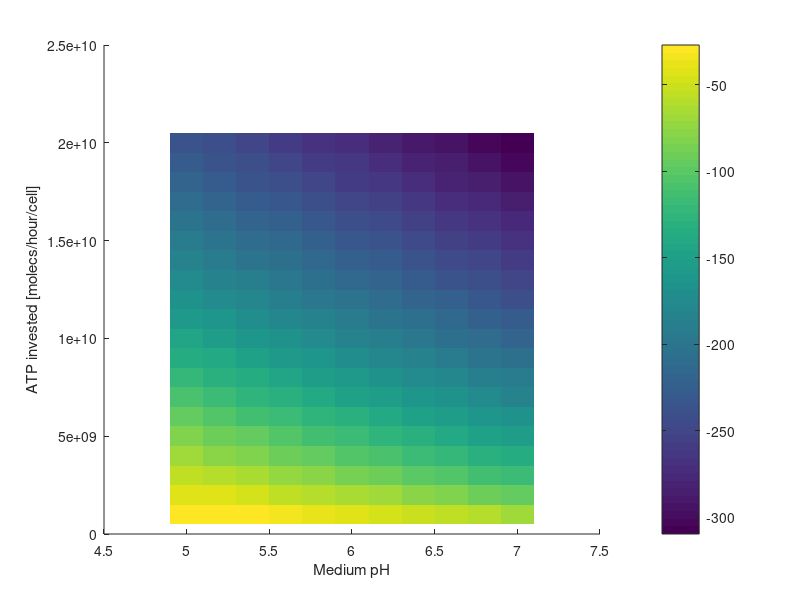

MATLAB code to generate this figure: (Note: this script raises an error after producing the figure.)
% Make figures related to the model in this file, save them  in folder
% \Figures

%% Figure 1: V_m as function of pHe and ATP expenditure per hour

load('data/28022017_pHe_nuATP.mat');

figure(1)
hold all
imagesc(v.pHe , v.nu_ATP , v.V_m' * 1e3);

h = colorbar;

x_label = xlabel('Medium pH');
y_label = ylabel('ATP invested [molecs/hour/cell]');
c_label = ylabel(h, 'Membrane Potential [mVolt]' , 'rot' , -90);

set(c_label, 'Units', 'Normalized', 'Position', [4 , 0.5, 0])
%set(c_label , 'ylim' , [0 10] * 1e10)

set(gca,'XTick',      v.pHe)
set(gca,'XTickLabel', v.pHe)

set(y_label ,'FontSize',18);
set(x_label ,'FontSize',18);
set(c_label ,'FontSize',18);
set(gca , 'FontSize' , 18)

xlim([5 7])
ylim([1 20] * 1e9)


grid off

print(gcf , 'Figures/Cmap_Vm_pHe_ATPFlow.eps' , '-dpsc2')

%% Figure 2: PMF as function of pHe and ATP expenditure per hour

figure(2)
hold all
imagesc(v.pHe , v.nu_ATP , v.PMF' * 1e3);

h = colorbar;

x_label = xlabel('Medium pH');
y_label = ylabel('ATP invested [molecs/hour/cell]');
c_label = ylabel(h, 'PMF [mVolt]' , 'rot' , -90);

set(c_label, 'Units', 'Normalized', 'Position', [4 , 0.5, 0])
%set(c_label , 'ylim' , [0 10] * 1e10)

set(gca,'XTick',      v.pHe)
set(gca,'XTickLabel', v.pHe)

set(y_label ,'FontSize',18);
set(x_label ,'FontSize',18);
set(c_label ,'FontSize',18);
set(gca , 'FontSize' , 18)

xlim([5 7])
ylim([1 20] * 1e9)


grid off

print(gcf , 'Figures/Cmap_PMF_pHe_ATPFlow.eps' , '-dpsc2')

%% Figure 3: DeltapHi as function of pHe and ATP expenditure per hour

figure(3)
hold all
imagesc(v.pHe , v.nu_ATP , v.DeltapHi');

h = colorbar;

x_label = xlabel('Medium pH');
y_label = ylabel('ATP invested [molecs/hour/cell]');
c_label = ylabel(h, '\Delta pH_i' , 'rot' , -90);

set(c_label, 'Units', 'Normalized', 'Position', [4 , 0.5, 0])
%set(c_label , 'ylim' , [0 10] * 1e10)

set(gca,'XTick',      v.pHe)
set(gca,'XTickLabel', v.pHe)

set(y_label ,'FontSize',18);
set(x_label ,'FontSize',18);
set(c_label ,'FontSize',18);
set(gca , 'FontSize' , 18)

xlim([5 7])
ylim([1 20] * 1e9)


grid off

print(gcf , 'Figures/Cmap_DeltapHi_pHe_ATPFlow.eps' , '-dpsc2')

%% Figure 4: DeltaG_H/DeltaG_K as function of pHe and ATP expenditure per hour

figure(4)
hold all
imagesc(v.pHe , v.nu_ATP , v.DeltaG_H' ./ v.DeltaG_K' );

h = colorbar;

x_label = xlabel('Medium pH');
y_label = ylabel('ATP invested [molecs/hour/cell]');
c_label = ylabel(h, '\Delta G_H / \Delta G_K' , 'rot' , -90);

set(c_label, 'Units', 'Normalized', 'Position', [4 , 0.5, 0])
%set(c_label , 'ylim' , [0 10] * 1e10)

set(gca,'XTick',      v.pHe)
set(gca,'XTickLabel', v.pHe)

set(y_label ,'FontSize',18);
set(x_label ,'FontSize',18);
set(c_label ,'FontSize',18);
set(gca , 'FontSize' , 18)

xlim([5 7])
ylim([1 20] * 1e9)


grid off

print(gcf , 'Figures/Cmap_DeltaG_H_ratio_DeltaG_K_pHe_ATPFlow.eps' , '-dpsc2')

%% Figure 5: Ratio [Ion]_i/[Ion]_o for different [Z]_i given pHe, at equilibrium
% Also V_m and osmotic pressure are plotted.

figure(5)
% Subplot ions ratio
subplot(3 , 1 , 1) 
hold all
h1 = plot(v.Z * 1e3 , v.H_i  / k.H_e  , 'cyan'  , 'LineWidth' , 3);
h2 = plot(v.Z * 1e3 , v.K_i  / k.K_e  , 'green' , 'LineWidth' , 3);
h3 = plot(v.Z * 1e3 , v.Na_i / k.Na_e , 'blue'  , 'LineWidth' , 3);
h4 = plot(v.Z * 1e3 , v.Cl_i / k.Cl_e , 'red'   , 'LineWidth' , 3);

y_label = ylabel({'Ratio' ; '[Ion]_i / [Ion]_o'});

[hleg1, hobj1] = legend([h4 , h3], 'Cl^-' , 'H^+, K^+, Na^+');
set(hleg1, 'position' , [0.1 0.85 0.4 0.17])

set(y_label ,'FontSize',16);
set(gca , 'FontSize' , 16)

ylim([0 2.5])

grid on

% Subplot V_m
subplot(3 , 1 , 2)
plot(v.Z * 1e3 , v.V_m * 1e3 , 'blue' , 'LineWidth' , 3)

grid on

y_label = ylabel({'Membrane'; 'Potential [mV]'});

set(y_label ,'FontSize',16);
set(gca , 'Fontsize' , 16);

% Subplot Osmotic  pressure
subplot(3 , 1 , 3)
plot(v.Z * 1e3 , v.OP / 1e2 , 'blue' , 'LineWidth' , 3)

grid on

x_label = xlabel('Intracellular Non Permeable Anions [mM] ');
y_label = ylabel({'Osmotic' ; 'Pressure [atm]'});

set(x_label ,'FontSize',18);
set(y_label ,'FontSize',16);
set(gca , 'Fontsize' , 16);

print(gcf , 'Figures/Ratio_Ion_in_out_Different_Z.eps' , '-dpsc2')